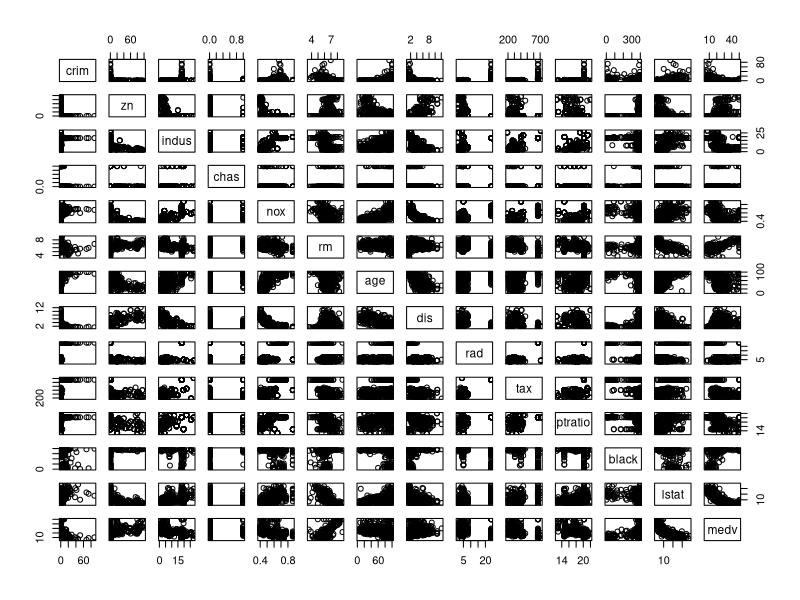
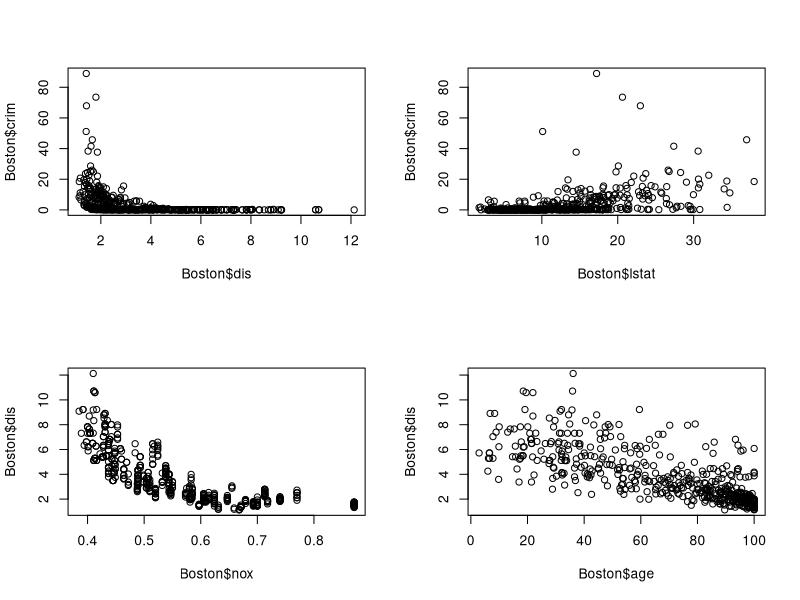
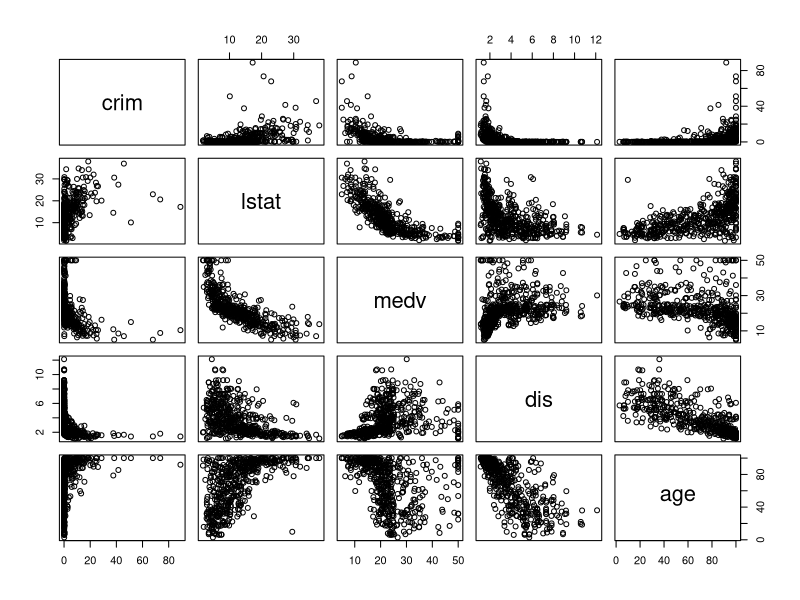
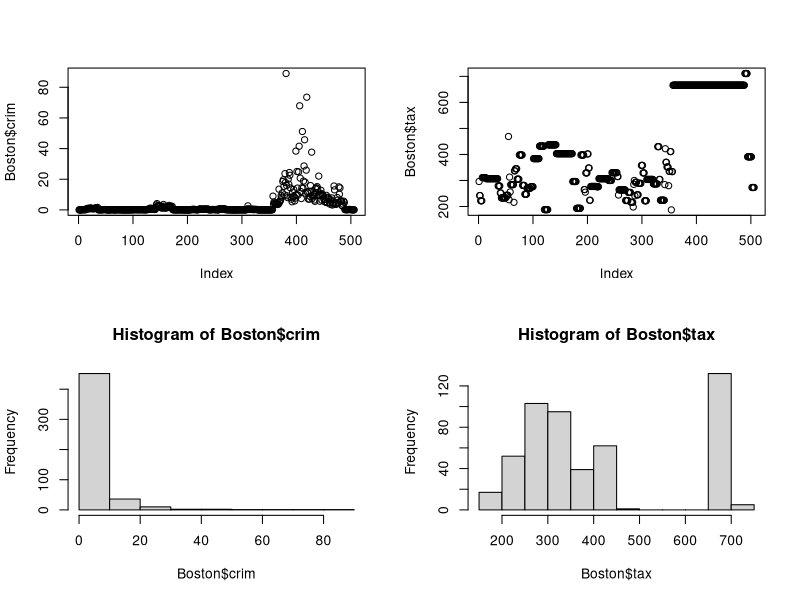
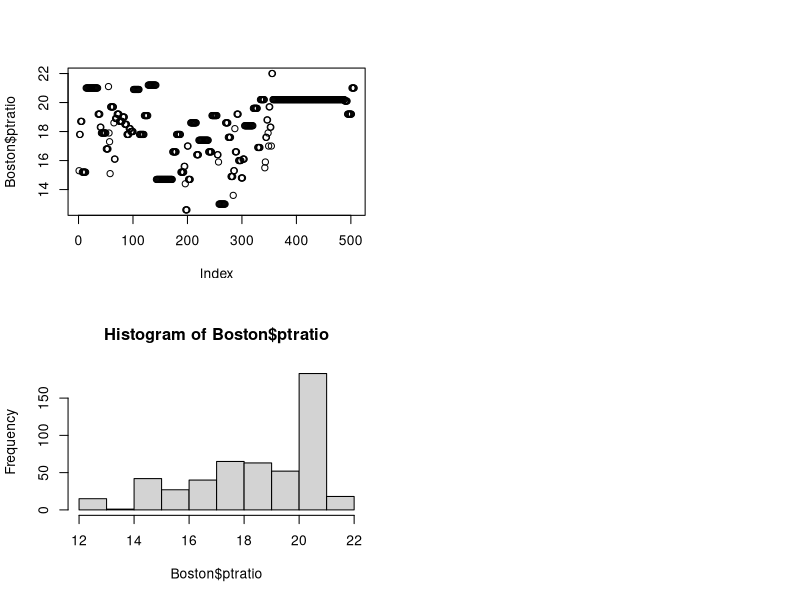

Write the R code that produced these figures, in order.
## ---- chunk 1
library(MASS)
dim(Boston)
## ---- chunk 2
pairs(Boston)
par(mfrow=c(2,2))
plot(Boston$dis, Boston$crim,)
plot(Boston$lstat,Boston$crim)
plot(Boston$nox,Boston$dis)
plot(Boston$age, Boston$dis)
## ---- chunk 3
pairs(~crim+lstat+medv+dis+age,Boston)

## ---- chunk 4
max(Boston$crim)
which.max(Boston$crim)
summary(Boston$crim)
plot(Boston$crim)
hist(Boston$crim)
length(which(Boston$crim>10))
## ---- chunk 5
max(Boston$tax)
which.max(Boston$tax)
summary(Boston$tax)
plot(Boston$tax)
hist(Boston$tax)
length(which(Boston$tax>500))
## ---- chunk 6
max(Boston$ptratio)
which.max(Boston$ptratio)
summary(Boston$ptratio)
plot(Boston$ptratio)
hist(Boston$ptratio)
length(which(Boston$ptratio>20))
## ---- chunk 7
length(which(Boston$chas==1))
## ---- chunk 8
summary(Boston$ptratio)
## ---- chunk 9
minmedv=which.min(Boston$medv)
Boston[minmedv,]
## ---- chunk 10
length(which(Boston$rm>7))
which(Boston$rm>7)
## ---- chunk 11
length(which(Boston$rm>8))
which(Boston$rm>8)
## ---- chunk 12
rm8=which(Boston$rm>8)
total=Boston[98,]

for (i in rm8[2:13]){
  total=total+Boston[i,]
}

avg=total/13
## ---- chunk 13
    # sampling the data to split into test and training samples
      set.seed(1)
      train=sample(506,253)
      test=-train
      train_sample=Boston[train,]
      test_sample=Boston[test,]
## ---- chunk 14
      # Running linear model on training samples
      lm.fit=lm(crim~.,data=train_sample)
      summary(lm.fit)
      
      # calculating root mean square error for training data
      train_RMSE=sqrt(mean(residuals(lm.fit)^2))
      print(paste0("Training RMSE= ",train_RMSE))
      
      # calculating root mean square error for test data
      test_predict=predict(lm.fit,newdata = test_sample)
      test_error=test_predict-test_sample$crim
      test_RMSE=sqrt(mean(test_error^2))
      print(paste0("Test RMSE= ",test_RMSE))
## ---- chunk 15
      # splitting data into training and test sample
      library(MASS)
      attach(Boston)
      set.seed(1)
      train=sample(506,253)
      test=-train

      train_sample=Boston[train,]
      test_sample=Boston[test,]      
      
      #setting up response variable to be binary for training data
      crime_train=rep(0,253)
      crime_train[train_sample$crim>median(Boston$crim)]=1    
      train_sample$crim=crime_train
      
      #setting up response variable to be binary for test data
      crime_test=rep(0,253)
      crime_test[test_sample$crim>median(Boston$crim)]=1          
      test_sample$crim=crime_test
      
      #Running logistic regression on training data
      glm.fit=glm(crim~.,data=train_sample, family=binomial)
      summary(glm.fit)
      
      #Using the model produced by logistic regression to predict values for training data
      glm.probs=predict(glm.fit,type="response")
      glm.pred=rep(0,253)
      glm.pred[glm.probs>0.5]=1
      
      # Measuring the number of errors in the training data prediction
      table(glm.pred,train_sample$crim)
      mean(glm.pred==train_sample$crim)
      
      #predicting the response for test data set
      glm.probs.test=predict(glm.fit,test_sample,type="response")
      glm.pred.test=rep(0,253)
      glm.pred.test[glm.probs.test>0.5]=1
      
      # Measuring the number of errors in the test data prediction
      table(glm.pred,test_sample$crim)
      mean(glm.pred==test_sample$crim)
